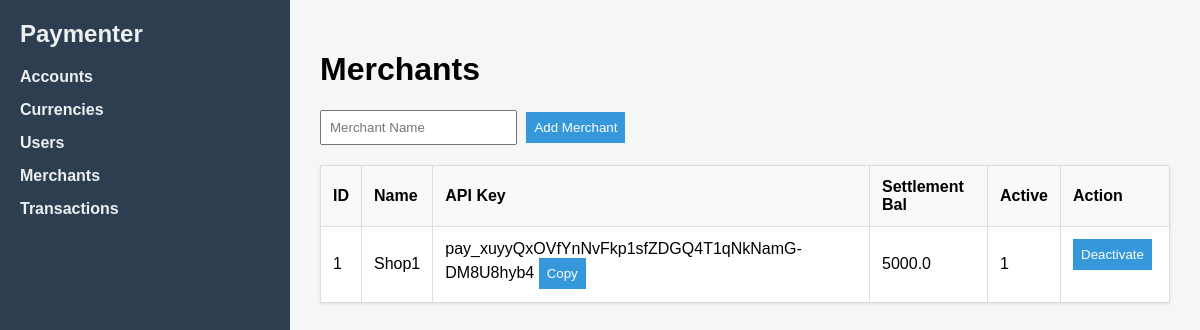
Before: /dashboard/merchants with the older database file.
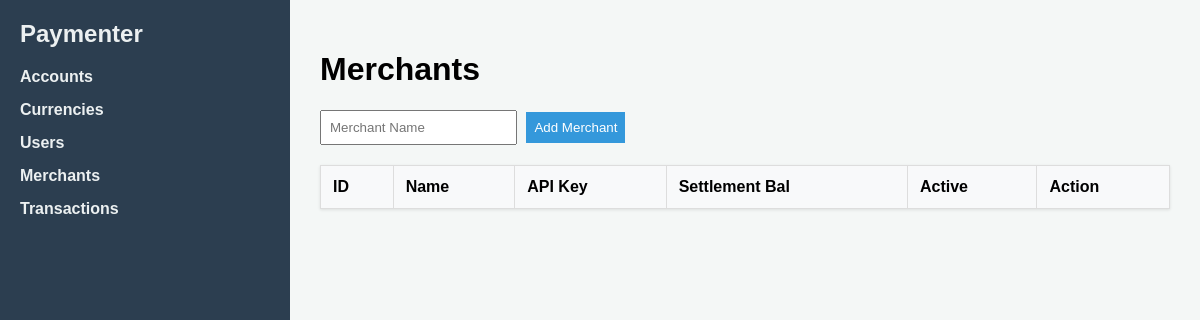
After: the same page with the newer database file.
### tables this page shows
CREATE TABLE merchants (
            id INTEGER PRIMARY KEY AUTOINCREMENT,
            name TEXT NOT NULL,
            api_key TEXT NOT NULL UNIQUE,
            is_active BOOLEAN NOT NULL DEFAULT 1,
            settlement_account_id INTEGER,
            FOREIGN KEY (settlement_account_id) REFERENCES accounts(id)
        );

CREATE TABLE accounts (
            id INTEGER PRIMARY KEY AUTOINCREMENT,
            user_id INTEGER NOT NULL,
            currency_id INTEGER NOT NULL,
            account_number TEXT NOT NULL UNIQUE,
            card_number TEXT NOT NULL UNIQUE,
            balance REAL NOT NULL DEFAULT 0.0,
            FOREIGN KEY (user_id) REFERENCES users(id),
            FOREIGN KEY (currency_id) REFERENCES currencies(id)
        );

### controllers/dashboard_controller.py (the view)
@dashboard_bp.route('/merchants', methods=['GET'])
def merchants():
    merchants_list = merchant_service.get_all()
    return render_template('merchants.html', merchants=merchants_list)

### database/connection.py (called while the page is built)
def get_db_connection():
    if not os.path.exists(DB_DIR):
        os.makedirs(DB_DIR)
    conn = sqlite3.connect(DB_PATH)
    conn.row_factory = sqlite3.Row  # Allows accessing columns by name
    conn.execute("PRAGMA foreign_keys = ON;")  # Enforce relational integrity
    return conn

### repositories/merchant_repo.py (called while the page is built)
def get_all():
    conn = get_db_connection()
    merchants = conn.execute("""
        SELECT m.*, a.balance as settlement_balance
        FROM merchants m
        LEFT JOIN accounts a ON m.settlement_account_id = a.id
    """).fetchall()
    conn.close()
    return merchants

### services/merchant_service.py (called while the page is built)
def get_all():
    return merchant_repo.get_all()

### templates/merchants.html (shortened to what this page needs)
{% extends 'base.html' %}
{% block head %}
    <link rel="stylesheet" href="{{ url_for('static', filename='css/merchant.css') }}">
{% endblock %}
{% block body %}
<h1>Merchants</h1>
<form action="{{ url_for('dashboard.add_merchant') }}" method="POST">
    <input type="text" name="name" placeholder="Merchant Name" required>
    <button type="submit">Add Merchant</button>
</form>
<table>
    <tr><th>ID</th><th>Name</th><th>API Key</th><th>Settlement Bal</th><th>Active</th><th>Action</th></tr>
    {% for m in merchants %}
    <tr>
        <td>{{ m.id }}</td><td>{{ m.name }}</td>
        <td>
            <span id="api-key-{{ m.id }}">{{ m.api_key }}</span>
            <button class="copy-btn" data-target="api-key-{{ m.id }}">Copy</button>
        </td>
        <td>{{ m.settlement_balance or 0.0 }}</td>
        <td>{{ m.is_active }}</td>
        <td>
            <form action="{{ url_for('dashboard.toggle_merchant', id=m.id, is_active=m.is_active) }}" method="POST">
                <button type="submit">{{ 'Deactivate' if m.is_active else 'Activate' }}</button>
            </form>
        </td>
    </tr>
    {% endfor %}
</table>
{% endblock %}

Changed rows visible on the page:
removed merchants: id "1", name "Shop1", api_key "pay_xuyyQxOVfYnNvFkp1sfZDGQ4T1qNkNamG-DM8U8hyb4", balance "5000.0", is_active "1", is_active "Deactivate"
